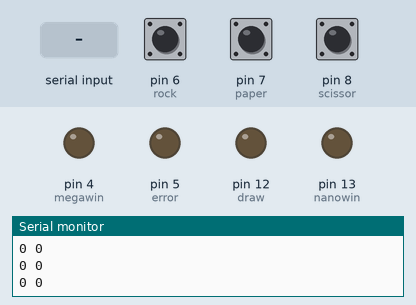
A sketch run on a simulated Arduino Uno, built with avr-gcc and run on an emulated ATmega328P. Shown: output pins drawn as LEDs (lit = HIGH), the last lines printed to the serial monitor. The test bench sets the inputs (shaded band); at power-on: pin 6 (rock) HIGH, pin 7 (paper) HIGH, pin 8 (scissor) HIGH.

Above: at 1.2 s.
1.3 s: pin 6 (rock) pulled LOW for 0.15 s
3.3 s: "R" received over the second serial link
At 3.44 s:
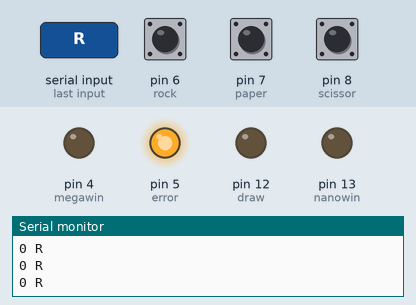
5.0 s: pin 7 (paper) pulled LOW for 0.15 s
7.0 s: pin 8 (scissor) pulled LOW for 0.15 s
9.0 s: "P" received over the second serial link
At 10.4 s:
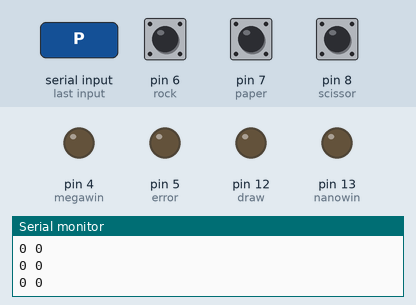
12.0 s: "S" received over the second serial link
Timing chart, 0 to 14.6 s (numbered marks = the images above; inputs shaded):
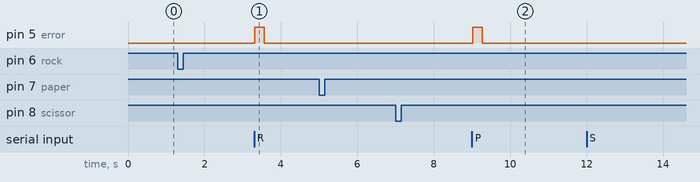

The sketch:

mega.ino
```cpp
#include<SoftwareSerial.h>
SoftwareSerial mySerial(3,10);
long megao=0,nanoo=0;
char nano='0',mega='0';
void setup()
{
  Serial.begin(4800);
  mySerial.begin(4800);
  pinMode(6,INPUT_PULLUP);//rock
  pinMode(7,INPUT_PULLUP);//paper
  pinMode(8,INPUT_PULLUP);//scissor
  pinMode(4,OUTPUT);//megawin
  pinMode(5,OUTPUT);//error
  pinMode(12,OUTPUT);//draw
  pinMode(13,OUTPUT);//nanowin
}

long asap(long wow)
{
  if(wow<0)
    return -wow;
  else
    return wow;
}

void loop()
{
  if(mySerial.available())
  {
  char inchar=(char)mySerial.read();
  if(inchar=='R'||inchar=='P'||inchar=='S');
  {
    nano=inchar;

    nanoo=millis();
  }
  }
  if(millis()-nanoo>200)
  {
    nanoo=millis();
    nano='0';
  }
  Serial.print(nano);
  Serial.print(" ");
  Serial.println(mega);
  int a=digitalRead(6);
  int b=digitalRead(7);
  int c=digitalRead(8);
  if(a==0&&megao-millis()>200)
  {
    mega='R';
    megao=millis();
  }
  if(b==0&&megao-millis()>200)
  {
    mega='P';
    megao=millis();
  }
  if(c==0&&megao-millis()>200)
  {
    mega='S';
    megao=millis();
  }
  if(mega!='0'&&nano!='0')
  {
    if(asap(megao-nanoo)<200)
    {
      if((mega=='R'&&nano=='R')||(mega=='P'&&nano=='P')||(mega=='S'&&nano=='S'))
      {
        mega='0';
        nano='0';
        megao=millis();
        nanoo=millis();
        digitalWrite(12,HIGH);
        delay(250);
        digitalWrite(12,LOW);
      }
      else if((mega=='R'&&nano=='S')||(mega=='S'&&nano=='P')||(mega=='P'&&nano=='R'))
      {
        mega='0';
        nano='0';
        megao=millis();
        nanoo=millis();
        digitalWrite(4,HIGH);
        delay(250);
        digitalWrite(4,LOW);
      }
      else if((mega=='R'&&nano=='P')||(mega=='P'&&nano=='S')||(mega=='S'&&nano=='R'))
      {
        mega='0';
        nano='0';
        megao=millis();
        nanoo=millis();
        digitalWrite(13,HIGH);
        delay(250);
        digitalWrite(13,LOW);
      }
    }
    else
    {
      mega='0';
      nano='0';
      megao=millis();
      nanoo=millis();
      digitalWrite(5,HIGH);
      delay(250);
      digitalWrite(5,LOW);
    }
  }
}
```

Measured:
- after the input at 3.3 s, pin 5 (error): LOW → HIGH at once, → LOW 0.25 s later
- after the input at 9.0 s, pin 5 (error): LOW → HIGH at once, → LOW 0.25 s later
